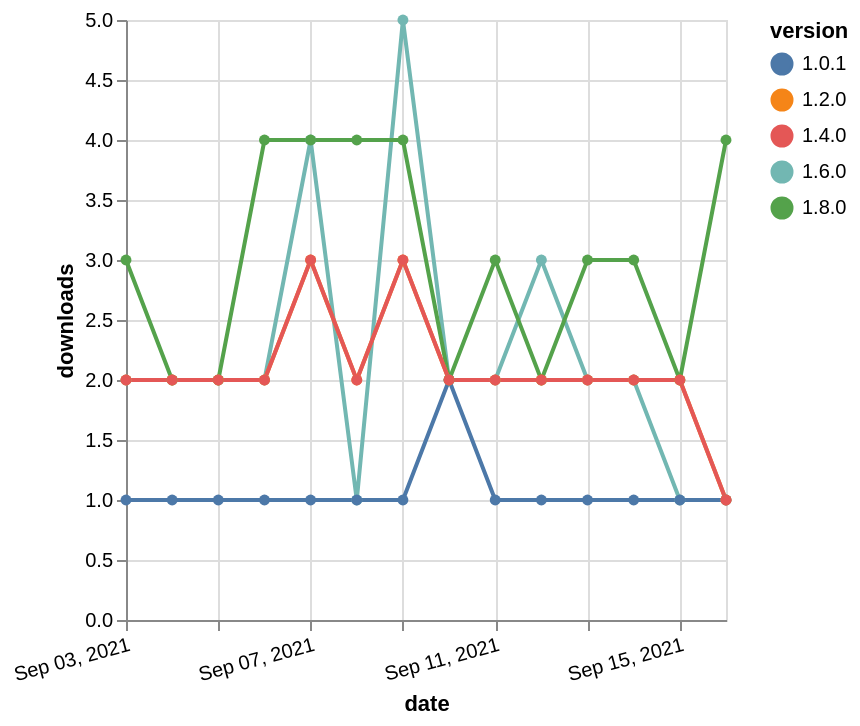

Write the Vega-Lite specification saved for this chart.
### Vega-Lite specification from a JSON file in a GitHub repository (floating-point values rounded to 4 significant figures)
{"$schema": "https://vega.github.io/schema/vega-lite/v5.json", "description": "A simple bar chart with embedded data.", "data": {"values": [{"date": "2021-09-03", "total": 1022, "delta": 2, "version": "1.6.0"}, {"date": "2021-09-04", "total": 1024, "delta": 2, "version": "1.6.0"}, {"date": "2021-09-05", "total": 1026, "delta": 2, "version": "1.6.0"}, {"date": "2021-09-06", "total": 1028, "delta": 2, "version": "1.6.0"}, {"date": "2021-09-07", "total": 1032, "delta": 4, "version": "1.6.0"}, {"date": "2021-09-08", "total": 1033, "delta": 1, "version": "1.6.0"}, {"date": "2021-09-09", "total": 1038, "delta": 5, "version": "1.6.0"}, {"date": "2021-09-10", "total": 1040, "delta": 2, "version": "1.6.0"}, {"date": "2021-09-11", "total": 1042, "delta": 2, "version": "1.6.0"}, {"date": "2021-09-12", "total": 1045, "delta": 3, "version": "1.6.0"}, {"date": "2021-09-13", "total": 1047, "delta": 2, "version": "1.6.0"}, {"date": "2021-09-14", "total": 1049, "delta": 2, "version": "1.6.0"}, {"date": "2021-09-15", "total": 1050, "delta": 1, "version": "1.6.0"}, {"date": "2021-09-16", "total": 1051, "delta": 1, "version": "1.6.0"}, {"date": "2021-09-03", "total": 282, "delta": 3, "version": "1.8.0"}, {"date": "2021-09-04", "total": 284, "delta": 2, "version": "1.8.0"}, {"date": "2021-09-05", "total": 286, "delta": 2, "version": "1.8.0"}, {"date": "2021-09-06", "total": 290, "delta": 4, "version": "1.8.0"}, {"date": "2021-09-07", "total": 294, "delta": 4, "version": "1.8.0"}, {"date": "2021-09-08", "total": 298, "delta": 4, "version": "1.8.0"}, {"date": "2021-09-09", "total": 302, "delta": 4, "version": "1.8.0"}, {"date": "2021-09-10", "total": 304, "delta": 2, "version": "1.8.0"}, {"date": "2021-09-11", "total": 307, "delta": 3, "version": "1.8.0"}, {"date": "2021-09-12", "total": 309, "delta": 2, "version": "1.8.0"}, {"date": "2021-09-13", "total": 312, "delta": 3, "version": "1.8.0"}, {"date": "2021-09-14", "total": 315, "delta": 3, "version": "1.8.0"}, {"date": "2021-09-15", "total": 317, "delta": 2, "version": "1.8.0"}, {"date": "2021-09-16", "total": 321, "delta": 4, "version": "1.8.0"}, {"date": "2021-09-03", "total": 199, "delta": 1, "version": "1.0.1"}, {"date": "2021-09-04", "total": 200, "delta": 1, "version": "1.0.1"}, {"date": "2021-09-05", "total": 201, "delta": 1, "version": "1.0.1"}, {"date": "2021-09-06", "total": 202, "delta": 1, "version": "1.0.1"}, {"date": "2021-09-07", "total": 203, "delta": 1, "version": "1.0.1"}, {"date": "2021-09-08", "total": 204, "delta": 1, "version": "1.0.1"}, {"date": "2021-09-09", "total": 205, "delta": 1, "version": "1.0.1"}, {"date": "2021-09-10", "total": 207, "delta": 2, "version": "1.0.1"}, {"date": "2021-09-11", "total": 208, "delta": 1, "version": "1.0.1"}, {"date": "2021-09-12", "total": 209, "delta": 1, "version": "1.0.1"}, {"date": "2021-09-13", "total": 210, "delta": 1, "version": "1.0.1"}, {"date": "2021-09-14", "total": 211, "delta": 1, "version": "1.0.1"}, {"date": "2021-09-15", "total": 212, "delta": 1, "version": "1.0.1"}, {"date": "2021-09-16", "total": 213, "delta": 1, "version": "1.0.1"}, {"date": "2021-09-03", "total": 1489, "delta": 2, "version": "1.2.0"}, {"date": "2021-09-04", "total": 1491, "delta": 2, "version": "1.2.0"}, {"date": "2021-09-05", "total": 1493, "delta": 2, "version": "1.2.0"}, {"date": "2021-09-06", "total": 1495, "delta": 2, "version": "1.2.0"}, {"date": "2021-09-07", "total": 1498, "delta": 3, "version": "1.2.0"}, {"date": "2021-09-08", "total": 1500, "delta": 2, "version": "1.2.0"}, {"date": "2021-09-09", "total": 1503, "delta": 3, "version": "1.2.0"}, {"date": "2021-09-10", "total": 1505, "delta": 2, "version": "1.2.0"}, {"date": "2021-09-11", "total": 1507, "delta": 2, "version": "1.2.0"}, {"date": "2021-09-12", "total": 1509, "delta": 2, "version": "1.2.0"}, {"date": "2021-09-13", "total": 1511, "delta": 2, "version": "1.2.0"}, {"date": "2021-09-14", "total": 1513, "delta": 2, "version": "1.2.0"}, {"date": "2021-09-15", "total": 1515, "delta": 2, "version": "1.2.0"}, {"date": "2021-09-16", "total": 1516, "delta": 1, "version": "1.2.0"}, {"date": "2021-09-03", "total": 1179, "delta": 2, "version": "1.4.0"}, {"date": "2021-09-04", "total": 1181, "delta": 2, "version": "1.4.0"}, {"date": "2021-09-05", "total": 1183, "delta": 2, "version": "1.4.0"}, {"date": "2021-09-06", "total": 1185, "delta": 2, "version": "1.4.0"}, {"date": "2021-09-07", "total": 1188, "delta": 3, "version": "1.4.0"}, {"date": "2021-09-08", "total": 1190, "delta": 2, "version": "1.4.0"}, {"date": "2021-09-09", "total": 1193, "delta": 3, "version": "1.4.0"}, {"date": "2021-09-10", "total": 1195, "delta": 2, "version": "1.4.0"}, {"date": "2021-09-11", "total": 1197, "delta": 2, "version": "1.4.0"}, {"date": "2021-09-12", "total": 1199, "delta": 2, "version": "1.4.0"}, {"date": "2021-09-13", "total": 1201, "delta": 2, "version": "1.4.0"}, {"date": "2021-09-14", "total": 1203, "delta": 2, "version": "1.4.0"}, {"date": "2021-09-15", "total": 1205, "delta": 2, "version": "1.4.0"}, {"date": "2021-09-16", "total": 1206, "delta": 1, "version": "1.4.0"}]}, "width": "container", "mark": {"type": "line", "point": {"filled": true}}, "encoding": {"x": {"field": "date", "type": "temporal", "timeUnit": "yearmonthdate", "title": "date", "axis": {"labelAngle": -15}}, "y": {"field": "delta", "type": "quantitative", "title": "downloads"}, "color": {"field": "version", "type": "nominal"}, "tooltip": {"field": "delta"}}}
